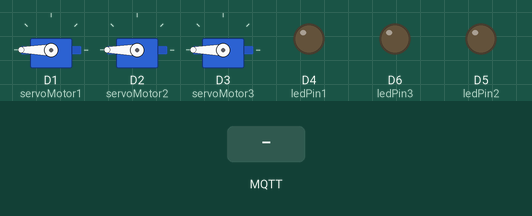
Simulated run of this sketch. Board: ESP8266 (NodeMCU). On the bench: 3 × servo, output pins drawn as LEDs (lit = HIGH). The inputs (shaded band) are chosen by the test bench. WiFi joins after 1.5 s; servers stay silent unless stated; random numbers use the default seed unless the sketch sets one; no MQTT or app messages arrive unless stated; what the sketch prints to the serial monitor is not drawn.

Above: at 2.7 s.
2.8 s: MQTT message "1" arrives on the first subscribed topic
At 3.9 s:
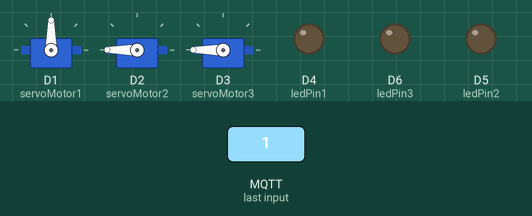
4.3 s: MQTT message "1" arrives on the second subscribed topic
At 5.0 s:
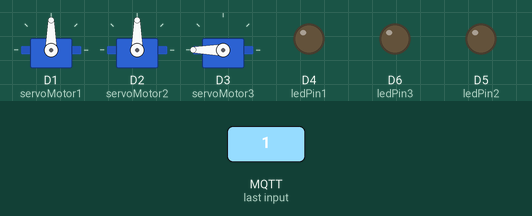
5.8 s: MQTT message "Perde1" arrives on the first subscribed topic
At 6.1 s:
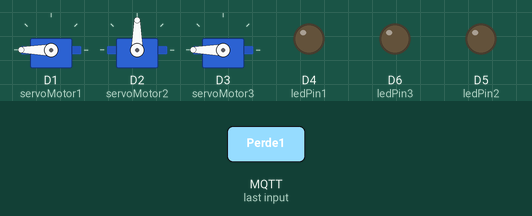
7.3 s: MQTT message "Perde1" arrives on the second subscribed topic
At 8.4 s:
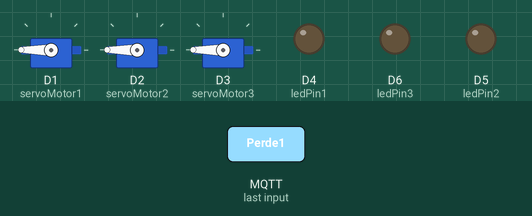
Timing chart, 0 to 9.8 s (numbered marks = the images above; inputs shaded):
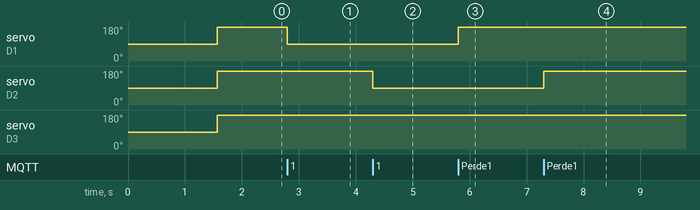

Measured:
- after the input at 2.8 s, servo on D1 (servoMotor1): 180° → 90° at once
- after the input at 4.3 s, servo on D2 (servoMotor2): 180° → 90° at once
- after the input at 5.8 s, servo on D1 (servoMotor1): 90° → 180° at once
- after the input at 7.3 s, servo on D2 (servoMotor2): 90° → 180° at once

The sketch:

ak_ll_ev.ino
```cpp
#include <ESP8266WiFi.h>
#include <PubSubClient.h>
#include <Servo.h>

int perde1 = 0,perde2 = 0,perde3 = 0,led1 = 0,led2 = 0,led3 = 0,gaz_output,guc_output;
const char* ssid = "Galaxy A04 5430";
const char* password = "Musa4646";
const char* mqtt_server = "192.168.40.218";
const int ledPin1 = D4; // İlk LED pin numarası
const int ledPin2 = D5; // İkinci LED pin numarası
const int ledPin3 = D6; // Üçüncü LED pin numarası

WiFiClient espClient;
PubSubClient client(espClient);
unsigned long lastMsg = 0;
#define MSG_BUFFER_SIZE  (50)
char msg[MSG_BUFFER_SIZE];
int value = 0;
Servo servoMotor1;
Servo servoMotor2;
Servo servoMotor3;
void setup_wifi() {

  delay(10);
  // We start by connecting to a WiFi network
  Serial.println();
  Serial.print("Connecting to ");
  Serial.println(ssid);

  WiFi.mode(WIFI_STA);
  WiFi.begin(ssid, password);

  while (WiFi.status() != WL_CONNECTED) {
    delay(500);
    Serial.print(".");
  }

  randomSeed(micros());

  Serial.println("");
  Serial.println("WiFi connected");
  Serial.println("IP address: ");
  Serial.println(WiFi.localIP());
}

void callback(char* topic, byte* payload, unsigned int length) {
  Serial.print("Message arrived [");
  Serial.print(topic);
  Serial.print("] ");
  for (int i = 0; i < length; i++) {
    Serial.print((char)payload[i]);
  }
  Serial.println();
  String konu = String((char*)topic);
  if (konu == "Perde1") {
        String input = "";
    for (int i = 0; i < length; i++)
    {
      input += (char)payload[i];
    }
    perde1 = input.toInt();
  }
    if (konu == "Perde2") {
              String input = "";
    for (int i = 0; i < length; i++)
    {
      input += (char)payload[i];
    }
    perde2  = input.toInt();
  }
   if (konu == "perde3") {
    String input = "";
    for (int i = 0; i < length; i++)
    {
      input += (char)payload[i];
    }
    perde3 = input.toInt();
   }

   if (konu == "lamba1") {
    String input = "";
    for (int i = 0; i < length; i++)
    {
      input += (char)payload[i];
    }
    led1 = input.toInt();
   }

   if (konu == "lamba2") {
    String input = "";
    for (int i = 0; i < length; i++)
    {
      input += (char)payload[i];
    }
    led2 = input.toInt();
   }

   if (konu == "lamba3") {
    String input = "";
    for (int i = 0; i < length; i++)
    {
      input += (char)payload[i];
    }
    led3 = input.toInt();
   }

}

void reconnect() {
  while (!client.connected()) {
    Serial.print("Attempting MQTT connection...");
    String clientId = "ESP8266Client-";
    clientId += String(random(0xffff), HEX);
    if (client.connect(clientId.c_str())) {
      Serial.println("connected");
      // ... and resubscri
      client.subscribe("Perde1");
      client.subscribe("Perde2");
      client.subscribe("Perde3");
      client.subscribe("lamba1");
      client.subscribe("lamba2");
      client.subscribe("lamba3");
    } else {
      Serial.print("failed, rc=");
      Serial.print(client.state());
      Serial.println(" try again in 5 seconds");
      delay(5000);
    }
  }
}

void setup() {

  Serial.begin(115200);
  setup_wifi();
  client.setServer(mqtt_server, 1883);
  client.setCallback(callback);
  servoMotor1.attach(D1);
  servoMotor2.attach(D2);
  servoMotor3.attach(D3);
  pinMode(ledPin1, OUTPUT); // Pinleri çıkış olarak ayarla
  pinMode(ledPin2, OUTPUT);
  pinMode(ledPin3, OUTPUT);
}

void loop() {
  if (!client.connected()) {
    reconnect();
  }
  client.loop();
 Servo1();
 Servo2();
 Servo3();
 lamba1();
 lamba2();
 lamba3();
}

void Servo1(){
      if (perde1 == 1) {
        servoMotor1.write(90);
        }
    if (perde1 == 0){

        servoMotor1.write(270);
    }
    }

  void Servo2(){
      if (perde2 == 1) {
      servoMotor2.write(90);
    }
   if(perde2 == 0) {
     servoMotor2.write(270);
    }
  }

  void Servo3(){
      if (perde3 == 1) {
      servoMotor3.write(90);
    }
   if(perde3 == 0) {
     servoMotor3.write(270);
    }
  }


 void lamba1(){
  if (led1 == 1) {
    digitalWrite(ledPin1, HIGH); // İlk LED'i yak
    }
   if(led1 == 0) {
     digitalWrite(ledPin1, LOW); // İlk LED'i yak

    }
 }


 void lamba2(){
  if (led2 == 1) {
        digitalWrite(ledPin2, HIGH); // İlk LED'i yak

    }
   if(led2 == 0) {
        digitalWrite(ledPin2, LOW); // İlk LED'i yak

    }
 }

 void lamba3(){
  if (led3 == 1) {
    digitalWrite(ledPin3, HIGH); // İlk LED'i yak
    }

   if(led3 == 0) {
    digitalWrite(ledPin3, LOW); // İlk LED'i yak
    }

 }
```
